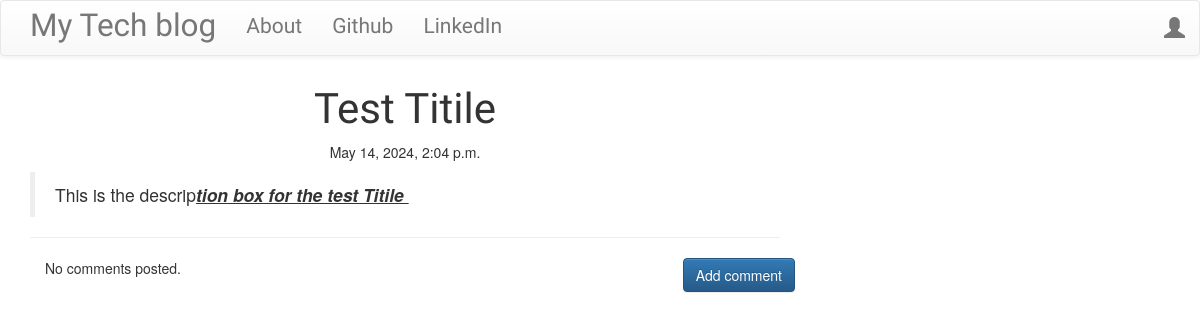
The app's page /post/20/, older data.
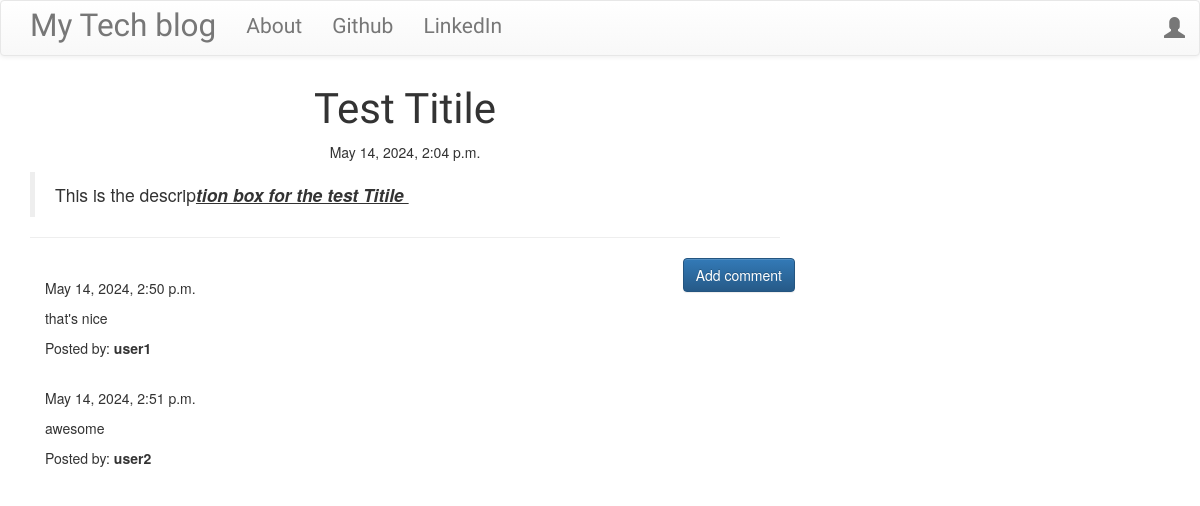
The same page, newer data.
### blog/models.py (models this page shows, shortened)
class Post(models.Model):
    author = models.ForeignKey('auth.User', on_delete=models.CASCADE)
    title = models.CharField(max_length=200)
    text = models.TextField()
    created_date = models.DateTimeField(default=timezone.now)
    published_date = models.DateTimeField(blank=True, null=True)

class Comment(models.Model):
    post = models.ForeignKey('blog.Post', related_name='comments', on_delete=models.CASCADE)
    author = models.CharField(max_length=200)
    text = models.TextField()
    created_date = models.DateTimeField(default=timezone.now)
    approved_comment = models.BooleanField(default=False)

### blog/views.py (the view)
# urls.py: path('post/<int:pk>/', views.PostDetailView.as_view(), name='post_detail'),
class PostDetailView(DetailView):
    model = Post

### blog/templates/blog/post_detail.html (shortened to what this page needs)
{% extends 'blog/base.html' %}
{% block content %}
        <h1 class='posttitle loader'>{{ post.title }}</h1>
        {% if post.published_date %}
            <div class="date postdate">
                {{ post.published_date }}
            </div>
        {% else %}
            <a class="btn btn-default" href="{% url 'blog:post_publish' pk=post.pk %}">Publish</a>
        {% endif %}
      <p class='postcontent' >{{ post.text|safe|linebreaksbr }}</p>
  <hr>
  <a class="btn btn-primary btn-comment" href="{% url 'blog:add_comment_to_post' pk=post.pk %}">Add comment</a>
  <div class="container">
  {% for comment in post.comments.all %}
  <br>
      {% if user.is_authenticated or comment.approved_comment %}
              {{ comment.created_date }}
          <p>{{ comment.text|safe|linebreaks }}</p>
          <p>Posted by: <strong>{{ comment.author }}</strong></p>
      {% endif %}
  {% empty %}
      <p>No comments posted.</p>
  {% endfor %}
</div>
{% endblock %}

### blog/templates/blog/base.html (shortened to what this page needs)
<!DOCTYPE html>
{% load static %}
<html>
    <head>
        <link rel="stylesheet" href="https://maxcdn.bootstrapcdn.com/bootstrap/3.3.7/css/bootstrap.min.css">
        <link rel="stylesheet" href="https://maxcdn.bootstrapcdn.com/bootstrap/3.3.7/css/bootstrap-theme.min.css">
        <link rel="stylesheet" href="//cdn.jsdelivr.net/medium-editor/latest/css/medium-editor.min.css" type="text/css" media="screen" charset="utf-8">
        <link rel="stylesheet" href="{% static 'css/blog.css' %}">
<body class='loader'>
  <nav class="navbar navbar-default techfont custom-navbar">
    <div class="container">
      <ul class="nav navbar-nav">
        <li><a class='navbar-brand bigbrand' href="{% url 'blog:post_list' %}">My Tech blog</a></li>
        <li><a href="{% url 'blog:about'%}">About</a></li>
        <li><a href="https://github.com/Nithin190902/blog">Github</a></li>
        <li><a href="https://www.linkedin.com/in/nithin-justin-65909627a/">LinkedIn</a></li>
      </ul>
      <ul class="nav navbar-nav navbar-right">
        {% if user.is_authenticated %}
        <li>
          <a href="{% url 'blog:post_new' %}" >New Post</a>
        </li>
        <li>
          <a href="{% url 'blog:post_draft_list' %}">Drafts</a>
        </li>
        <li>
          <a href="{% url 'logout' %}" >Log out</a>
        </li>
        <li>
          <a >Welcome: {{ user.username }}</a>
        </li>
          {% else %}
          <li><a class='nav navbar-right' href="{% url 'login' %}" ><span class="glyphicon glyphicon-user"></span></a></li>
        {% endif %}
      </ul>
  </div>
</nav>
        <div class="content container">
            <div class="row">
                <div class="col-md-8">
                  <div class="blog_posts">
                    {% block content %}
                    {% endblock %}
                  </div>
                </div>
            </div>
        </div>
</body>
</html>

### blog/static/css/blog.css (style rules this page uses)
.techfont { font-family: 'Russo One', sans-serif; font-size: 1.5em; margin-bottom: 10px; }
.postdate { text-align: center; }
.posttitle { font-family: 'Russo One', sans-serif; font-size: 3em; text-align: center; }
.postcontent { font-family: 'Montserrat'; font-size: 1.5em; }
.btn-comment { position: absolute; right: 0px; }
.bigbrand { font-size: 1.5em; }
.loader { filter:hue-rotate(0deg); color: linear-gradient(45deg,#0f8,#08f); animation:hue 5000ms infinite linear; }

Row changes from the older to the newer data that the page shows:
added Comment: created_date "May 14, 2024, 2:50 p.m.", text "that's nice", author "user1"
added Comment: created_date "May 14, 2024, 2:51 p.m.", text "awesome", author "user2"
Text that changed along with them:
text no longer shown: "No comments posted."
